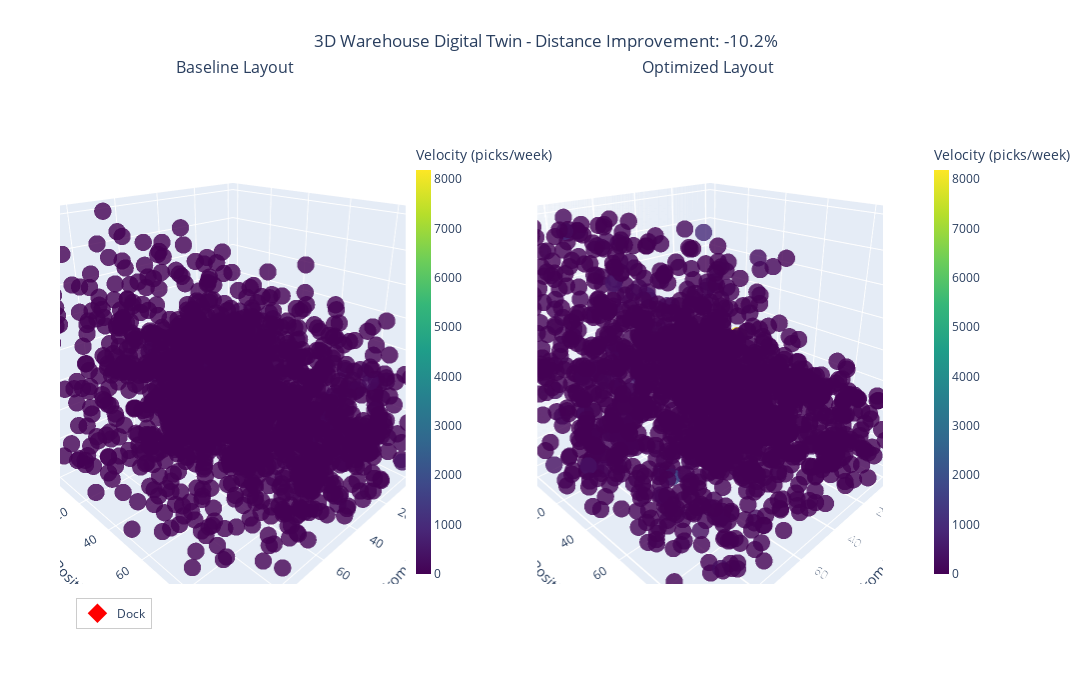

The cell this chart's notebook holds for it:
### Code cell
# 1. 3D Warehouse Visualization (Hero Chart)
def create_3d_warehouse_viz():
    """Generate interactive 3D warehouse with before/after comparison"""
    
    # Enhanced 3D warehouse layout with more realistic structure
    warehouse_zones = {
        'Fast': {'color': '#1f77b4', 'range': (0, 20), 'level_range': (0, 2)},
        'Medium': {'color': '#ff7f0e', 'range': (20, 60), 'level_range': (0, 3)}, 
        'Bulk': {'color': '#2ca02c', 'range': (60, 100), 'level_range': (0, 4)}
    }
    
    # Generate baseline (inefficient) positions
    baseline_positions = []
    optimized_positions = []
    
    np.random.seed(42)  # For reproducibility
    
    for i, sku in enumerate(sku_data.itertuples()):
        # Baseline: random placement with mild velocity bias
        if sku.velocity_rank <= 0.2:  # Fast movers
            base_x, base_y = np.random.uniform(60, 100), np.random.uniform(0, 100)
            base_z = np.random.uniform(0, 4)
        elif sku.velocity_rank <= 0.5:  # Medium 
            base_x, base_y = np.random.uniform(20, 80), np.random.uniform(0, 100)
            base_z = np.random.uniform(0, 3)
        else:  # Slow movers
            base_x, base_y = np.random.uniform(0, 60), np.random.uniform(0, 100)
            base_z = np.random.uniform(0, 2)
            
        baseline_positions.append({
            'sku': sku.sku_id,
            'x': base_x, 'y': base_y, 'z': base_z,
            'velocity': sku.velocity,
            'velocity_rank': sku.velocity_rank,
            'abc_class': sku.abc_class,
            'distance_to_dock': np.sqrt(base_x**2 + base_y**2)
        })
        
        # Optimized: velocity-based zoning
        if sku.velocity_rank <= 0.2:  # Fast to front
            opt_x, opt_y = np.random.uniform(0, 25), np.random.uniform(0, 100)
            opt_z = np.random.uniform(0, 1.5)
        elif sku.velocity_rank <= 0.5:  # Medium in middle
            opt_x, opt_y = np.random.uniform(25, 60), np.random.uniform(0, 100)
            opt_z = np.random.uniform(0, 2.5)
        else:  # Slow to back
            opt_x, opt_y = np.random.uniform(60, 100), np.random.uniform(0, 100)
            opt_z = np.random.uniform(0, 4)
            
        optimized_positions.append({
            'sku': sku.sku_id,
            'x': opt_x, 'y': opt_y, 'z': opt_z,
            'velocity': sku.velocity,
            'velocity_rank': sku.velocity_rank,
            'abc_class': sku.abc_class,
            'distance_to_dock': np.sqrt(opt_x**2 + opt_y**2)
        })
    
    baseline_df = pd.DataFrame(baseline_positions)
    optimized_df = pd.DataFrame(optimized_positions)
    
    # Create 3D scatter plots with improved spacing
    fig = make_subplots(
        rows=1, cols=2,
        subplot_titles=['Baseline Layout', 'Optimized Layout'],
        specs=[[{'type': 'scatter3d'}, {'type': 'scatter3d'}]],
        horizontal_spacing=0.15,  # Increased horizontal spacing between plots
        column_widths=[0.42, 0.42]  # Adjusted column widths to accommodate spacing
    )
    
    # Baseline plot
    fig.add_trace(
        go.Scatter3d(
            x=baseline_df['x'], y=baseline_df['y'], z=baseline_df['z'],
            mode='markers',
            marker=dict(
                size=6,
                color=baseline_df['velocity'],
                colorscale='Viridis',
                colorbar=dict(
                    title="Velocity (picks/week)", 
                    x=0.42,  # Positioned between the two plots
                    len=0.8,  # Shortened colorbar
                    thickness=15  # Thinner colorbar
                ),
                opacity=0.8
            ),
            text=[f"SKU: {row['sku']}<br>Velocity: {row['velocity']:.1f}<br>ABC: {row['abc_class']}<br>Distance to Dock: {row['distance_to_dock']:.1f}m" 
                  for _, row in baseline_df.iterrows()],
            hovertemplate='%{text}<extra></extra>',
            name='Baseline',
            showlegend=False  # Hide legend for cleaner look
        ),
        row=1, col=1
    )
    
    # Optimized plot  
    fig.add_trace(
        go.Scatter3d(
            x=optimized_df['x'], y=optimized_df['y'], z=optimized_df['z'],
            mode='markers',
            marker=dict(
                size=6,
                color=optimized_df['velocity'],
                colorscale='Viridis',
                colorbar=dict(
                    title="Velocity (picks/week)", 
                    x=1.05,  # Positioned to the right of the second plot
                    len=0.8,  # Shortened colorbar
                    thickness=15  # Thinner colorbar
                ),
                opacity=0.8
            ),
            text=[f"SKU: {row['sku']}<br>Velocity: {row['velocity']:.1f}<br>ABC: {row['abc_class']}<br>Distance to Dock: {row['distance_to_dock']:.1f}m" 
                  for _, row in optimized_df.iterrows()],
            hovertemplate='%{text}<extra></extra>',
            name='Optimized',
            showlegend=False  # Hide legend for cleaner look
        ),
        row=1, col=2
    )
    
    # Add dock area markers for both plots
    for col in [1, 2]:
        fig.add_trace(
            go.Scatter3d(
                x=[5], y=[5], z=[0],
                mode='markers',
                marker=dict(size=15, color='red', symbol='diamond'),
                name='Dock' if col == 1 else '',
                showlegend=col == 1,
                hovertemplate='Shipping Dock<extra></extra>'
            ),
            row=1, col=col
        )
    
    # Calculate improvement metrics
    baseline_avg_dist = baseline_df['distance_to_dock'].mean()
    optimized_avg_dist = optimized_df['distance_to_dock'].mean()
    distance_improvement = (baseline_avg_dist - optimized_avg_dist) / baseline_avg_dist * 100
    
    fig.update_layout(
        title=dict(
            text=f'3D Warehouse Digital Twin - Distance Improvement: {distance_improvement:.1f}%',
            y=0.95,  # Move title up to make space for controls
            x=0.5,
            xanchor='center'
        ),
        scene=dict(
            xaxis_title='Distance from Dock (m)',
            yaxis_title='Aisle Position (m)', 
            zaxis_title='Level',
            camera=dict(eye=dict(x=1.2, y=1.2, z=0.8)),
            domain=dict(x=[0.0, 0.42], y=[0.1, 0.9])  # Positioned to leave space at bottom
        ),
        scene2=dict(
            xaxis_title='Distance from Dock (m)',
            yaxis_title='Aisle Position (m)',
            zaxis_title='Level',
            camera=dict(eye=dict(x=1.2, y=1.2, z=0.8)),
            domain=dict(x=[0.58, 1.0], y=[0.1, 0.9])  # Positioned to leave space at bottom
        ),
        height=700,  # Increased height to accommodate spacing
        width=1200,   # Increased width for better spacing
        showlegend=True,
        legend=dict(
            x=0.02,  # Position legend at far left
            y=0.02,  # Position legend at bottom
            bgcolor='rgba(255,255,255,0.8)',
            bordercolor='rgba(0,0,0,0.2)',
            borderwidth=1
        ),
        margin=dict(t=80, b=60, l=60, r=60)  # Adjusted margins for better spacing
    )
    
    # Save as HTML (interactive)
    fig.write_html(assets_dir / "warehouse_3d_interactive.html")
    print("  - Saved interactive HTML")
    
    # Save data for website integration
    warehouse_data = {
        'baseline': baseline_df.to_dict('records'),
        'optimized': optimized_df.to_dict('records'),
        'metrics': {
            'baseline_avg_distance': baseline_avg_dist,
            'optimized_avg_distance': optimized_avg_dist,
            'improvement_percent': distance_improvement
        }
    }
    
    with open(assets_dir / "warehouse_3d_data.json", 'w') as f:
        json.dump(warehouse_data, f, indent=2)
    print("  - Saved data JSON")
    
    print(f"✓ 3D Warehouse visualization saved")
    print(f"  - Distance improvement: {distance_improvement:.1f}%")
    print(f"  - Baseline avg distance: {baseline_avg_dist:.1f}m")
    print(f"  - Optimized avg distance: {optimized_avg_dist:.1f}m")
    
    return fig

# Generate the 3D warehouse visualization
print("Generating 3D warehouse visualization...")
warehouse_3d_fig = create_3d_warehouse_viz()
warehouse_3d_fig.show()

### Figure 1 — Plotly figure (JSON) as saved in the notebook; plotly's stock layout.template omitted (floating-point values rounded to 4 significant figures; data arrays with more than 128 entries replaced by an {"elided": "..."} marker saying what was removed)
{"data": [{"hovertemplate": "%{text}<extra></extra>", "marker": {"color": {"elided": "1500 float values"}, "colorbar": {"len": 0.8, "thickness": 15, "title": {"text": "Velocity (picks/week)"}, "x": 0.42}, "colorscale": [[0, "#440154"], [0.1111, "#482878"], [0.2222, "#3e4989"], [0.3333, "#31688e"], [0.4444, "#26828e"], [0.5556, "#1f9e89"], [0.6667, "#35b779"], [0.7778, "#6ece58"], [0.8889, "#b5de2b"], [1, "#fde725"]], "opacity": 0.8, "size": 6}, "mode": "markers", "name": "Baseline", "scene": "scene", "showlegend": false, "text": {"elided": "1500 str values"}, "type": "scatter3d", "x": {"elided": "1500 float values"}, "y": {"elided": "1500 float values"}, "z": {"elided": "1500 float values"}}, {"hovertemplate": "%{text}<extra></extra>", "marker": {"color": {"elided": "1500 float values"}, "colorbar": {"len": 0.8, "thickness": 15, "title": {"text": "Velocity (picks/week)"}, "x": 1.05}, "colorscale": [[0, "#440154"], [0.1111, "#482878"], [0.2222, "#3e4989"], [0.3333, "#31688e"], [0.4444, "#26828e"], [0.5556, "#1f9e89"], [0.6667, "#35b779"], [0.7778, "#6ece58"], [0.8889, "#b5de2b"], [1, "#fde725"]], "opacity": 0.8, "size": 6}, "mode": "markers", "name": "Optimized", "scene": "scene2", "showlegend": false, "text": {"elided": "1500 str values"}, "type": "scatter3d", "x": {"elided": "1500 float values"}, "y": {"elided": "1500 float values"}, "z": {"elided": "1500 float values"}}, {"hovertemplate": "Shipping Dock<extra></extra>", "marker": {"color": "red", "size": 15, "symbol": "diamond"}, "mode": "markers", "name": "Dock", "scene": "scene", "showlegend": true, "type": "scatter3d", "x": [5], "y": [5], "z": [0]}, {"hovertemplate": "Shipping Dock<extra></extra>", "marker": {"color": "red", "size": 15, "symbol": "diamond"}, "mode": "markers", "name": "", "scene": "scene2", "showlegend": false, "type": "scatter3d", "x": [5], "y": [5], "z": [0]}], "layout": {"annotations": [{"font": {"size": 16}, "showarrow": false, "text": "Baseline Layout", "x": 0.2125, "xanchor": "center", "xref": "paper", "y": 1, "yanchor": "bottom", "yref": "paper"}, {"font": {"size": 16}, "showarrow": false, "text": "Optimized Layout", "x": 0.7875, "xanchor": "center", "xref": "paper", "y": 1, "yanchor": "bottom", "yref": "paper"}], "height": 700, "legend": {"bgcolor": "rgba(255,255,255,0.8)", "bordercolor": "rgba(0,0,0,0.2)", "borderwidth": 1, "x": 0.02, "y": 0.02}, "margin": {"b": 60, "l": 60, "r": 60, "t": 80}, "scene": {"camera": {"eye": {"x": 1.2, "y": 1.2, "z": 0.8}}, "domain": {"x": [0, 0.42], "y": [0.1, 0.9]}, "xaxis": {"title": {"text": "Distance from Dock (m)"}}, "yaxis": {"title": {"text": "Aisle Position (m)"}}, "zaxis": {"title": {"text": "Level"}}}, "scene2": {"camera": {"eye": {"x": 1.2, "y": 1.2, "z": 0.8}}, "domain": {"x": [0.58, 1], "y": [0.1, 0.9]}, "xaxis": {"title": {"text": "Distance from Dock (m)"}}, "yaxis": {"title": {"text": "Aisle Position (m)"}}, "zaxis": {"title": {"text": "Level"}}}, "showlegend": true, "title": {"text": "3D Warehouse Digital Twin - Distance Improvement: -10.2%", "x": 0.5, "xanchor": "center", "y": 0.95}, "width": 1200}}
